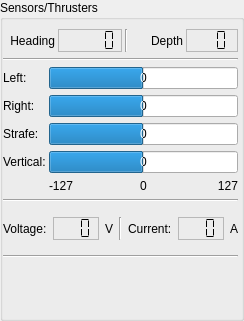
       <widget class="QGroupBox" name="statusGroupBox">
        <property name="sizePolicy">
         <sizepolicy hsizetype="Expanding" vsizetype="Expanding">
          <horstretch>0</horstretch>
          <verstretch>0</verstretch>
         </sizepolicy>
        </property>
        <property name="minimumSize">
         <size>
          <width>0</width>
          <height>290</height>
         </size>
        </property>
        <property name="acceptDrops">
         <bool>true</bool>
        </property>
        <property name="title">
         <string>Sensors/Thrusters</string>
        </property>
        <property name="flat">
         <bool>false</bool>
        </property>
        <property name="checkable">
         <bool>false</bool>
        </property>
        <layout class="QVBoxLayout" name="verticalLayout_6">
         <property name="spacing">
          <number>6</number>
         </property>
         <property name="leftMargin">
          <number>0</number>
         </property>
         <property name="topMargin">
          <number>9</number>
         </property>
         <property name="rightMargin">
          <number>3</number>
         </property>
         <property name="bottomMargin">
          <number>0</number>
         </property>
         <item>
          <layout class="QHBoxLayout" name="horizontalLayout">
           <property name="spacing">
            <number>3</number>
           </property>
           <item>
            <widget class="QLabel" name="headingLabel">
             <property name="text">
              <string>Heading</string>
             </property>
             <property name="alignment">
              <set>Qt::AlignRight|Qt::AlignTrailing|Qt::AlignVCenter</set>
             </property>
            </widget>
           </item>
           <item>
            <widget class="QLCDNumber" name="headingLcdNumber">
             <property name="frameShape">
              <enum>QFrame::StyledPanel</enum>
             </property>
             <property name="frameShadow">
              <enum>QFrame::Sunken</enum>
             </property>
             <property name="segmentStyle">
              <enum>QLCDNumber::Flat</enum>
             </property>
            </widget>
           </item>
           <item>
            <widget class="Line" name="line_3">
             <property name="orientation">
              <enum>Qt::Vertical</enum>
             </property>
            </widget>
           </item>
           <item>
            <widget class="QLabel" name="depthLabel">
             <property name="text">
              <string>Depth</string>
             </property>
             <property name="alignment">
              <set>Qt::AlignRight|Qt::AlignTrailing|Qt::AlignVCenter</set>
             </property>
            </widget>
           </item>
           <item>
            <widget class="QLCDNumber" name="depthLcdNumber">
             <property name="frameShape">
              <enum>QFrame::StyledPanel</enum>
             </property>
             <property name="frameShadow">
              <enum>QFrame::Sunken</enum>
             </property>
             <property name="smallDecimalPoint">
              <bool>false</bool>
             </property>
             <property name="numDigits">
              <number>3</number>
             </property>
             <property name="segmentStyle">
              <enum>QLCDNumber::Flat</enum>
             </property>
             <property name="value" stdset="0">
              <double>0.000000000000000</double>
             </property>
            </widget>
           </item>
          </layout>
         </item>
         <item>
          <widget class="Line" name="line">
           <property name="orientation">
            <enum>Qt::Horizontal</enum>
           </property>
          </widget>
         </item>
         <item>
          <layout class="QFormLayout" name="thrusterStatusFormLayout">
           <property name="sizeConstraint">
            <enum>QLayout::SetMinimumSize</enum>
           </property>
           <property name="fieldGrowthPolicy">
            <enum>QFormLayout::AllNonFixedFieldsGrow</enum>
           </property>
           <property name="horizontalSpacing">
            <number>3</number>
           </property>
           <item row="1" column="0">
            <widget class="QLabel" name="label_12">
             <property name="text">
              <string>Left:</string>
             </property>
            </widget>
           </item>
           <item row="1" column="1">
            <widget class="QProgressBar" name="leftThrusterProgressBar">
             <property name="minimum">
              <number>-127</number>
             </property>
             <property name="maximum">
              <number>127</number>
             </property>
             <property name="value">
              <number>0</number>
             </property>
             <property name="alignment">
              <set>Qt::AlignCenter</set>
             </property>
             <property name="invertedAppearance">
              <bool>false</bool>
             </property>
             <property name="format">
              <string>%v</string>
             </property>
            </widget>
           </item>
           <item row="2" column="0">
            <widget class="QLabel" name="label_13">
             <property name="text">
              <string>Right:</string>
             </property>
            </widget>
           </item>
           <item row="2" column="1">
            <widget class="QProgressBar" name="rightThrusterProgressBar">
             <property name="minimum">
              <number>-127</number>
             </property>
             <property name="maximum">
              <number>127</number>
             </property>
             <property name="value">
              <number>0</number>
             </property>
             <property name="alignment">
              <set>Qt::AlignCenter</set>
             </property>
             <property name="format">
              <string>%v</string>
             </property>
            </widget>
           </item>
           <item row="3" column="0">
            <widget class="QLabel" name="strafeThrusterLabel">
             <property name="text">
              <string>Strafe:</string>
             </property>
            </widget>
           </item>
           <item row="3" column="1">
            <widget class="QProgressBar" name="strafeThrusterProgressBar">
             <property name="minimum">
              <number>-127</number>
             </property>
             <property name="maximum">
              <number>127</number>
             </property>
             <property name="value">
              <number>0</number>
             </property>
             <property name="alignment">
              <set>Qt::AlignCenter</set>
             </property>
             <property name="format">
              <string>%v</string>
             </property>
            </widget>
           </item>
           <item row="4" column="0">
            <widget class="QLabel" name="label_14">
             <property name="text">
              <string>Vertical:</string>
             </property>
            </widget>
           </item>
           <item row="4" column="1">
            <widget class="QProgressBar" name="vertThrusterProgressBar">
             <property name="minimum">
              <number>-127</number>
             </property>
             <property name="maximum">
              <number>127</number>
             </property>
             <property name="value">
              <number>0</number>
             </property>
             <property name="alignment">
              <set>Qt::AlignCenter</set>
             </property>
             <property name="format">
              <string>%v</string>
             </property>
            </widget>
           </item>
           <item row="5" column="1">
            <layout class="QHBoxLayout" name="horizontalLayout_4">
             <item>
              <widget class="QLabel" name="label_3">
               <property name="text">
                <string>-127</string>
               </property>
              </widget>
             </item>
             <item>
              <widget class="QLabel" name="label_2">
               <property name="text">
                <string>0</string>
               </property>
               <property name="alignment">
                <set>Qt::AlignCenter</set>
               </property>
              </widget>
             </item>
             <item>
              <widget class="QLabel" name="label">
               <property name="text">
                <string>127</string>
               </property>
               <property name="alignment">
                <set>Qt::AlignRight|Qt::AlignTrailing|Qt::AlignVCenter</set>
               </property>
              </widget>
             </item>
            </layout>
           </item>
          </layout>
         </item>
         <item>
          <widget class="Line" name="line_10">
           <property name="orientation">
            <enum>Qt::Horizontal</enum>
           </property>
          </widget>
         </item>
         <item>
          <widget class="QWidget" name="thrusterPowerWidget" native="true">
           <layout class="QHBoxLayout" name="horizontalLayout_13">
            <property name="leftMargin">
             <number>0</number>
            </property>
            <property name="rightMargin">
             <number>0</number>
            </property>
            <item>
             <widget class="QLabel" name="label_9">
              <property name="text">
               <string>Voltage:</string>
              </property>
             </widget>
            </item>
            <item>
             <widget class="QLCDNumber" name="thVoltageLcdNumber">
              <property name="frameShape">
               <enum>QFrame::StyledPanel</enum>
              </property>
              <property name="frameShadow">
               <enum>QFrame::Sunken</enum>
              </property>
              <property name="numDigits">
               <number>3</number>
              </property>
              <property name="segmentStyle">
               <enum>QLCDNumber::Flat</enum>
              </property>
              <property name="value" stdset="0">
               <double>0.000000000000000</double>
              </property>
             </widget>
            </item>
            <item>
             <widget class="QLabel" name="label_25">
              <property name="sizePolicy">
               <sizepolicy hsizetype="Minimum" vsizetype="Preferred">
                <horstretch>0</horstretch>
                <verstretch>0</verstretch>
               </sizepolicy>
              </property>
              <property name="text">
               <string>V</string>
              </property>
             </widget>
            </item>
            <item>
             <widget class="Line" name="line_4">
              <property name="orientation">
               <enum>Qt::Vertical</enum>
              </property>
             </widget>
            </item>
            <item>
             <widget class="QLabel" name="label_16">
              <property name="text">
               <string>Current:</string>
              </property>
             </widget>
            </item>
            <item>
             <widget class="QLCDNumber" name="thCurrentLcdNumber">
              <property name="frameShape">
               <enum>QFrame::StyledPanel</enum>
              </property>
              <property name="frameShadow">
               <enum>QFrame::Sunken</enum>
              </property>
              <property name="numDigits">
               <number>3</number>
              </property>
              <property name="segmentStyle">
               <enum>QLCDNumber::Flat</enum>
              </property>
             </widget>
            </item>
            <item>
             <widget class="QLabel" name="label_26">
              <property name="sizePolicy">
               <sizepolicy hsizetype="Minimum" vsizetype="Preferred">
                <horstretch>0</horstretch>
                <verstretch>0</verstretch>
               </sizepolicy>
              </property>
              <property name="text">
               <string>A</string>
              </property>
             </widget>
            </item>
           </layout>
          </widget>
         </item>
         <item>
          <widget class="Line" name="line_11">
           <property name="orientation">
            <enum>Qt::Horizontal</enum>
           </property>
          </widget>
         </item>
         <item>
          <widget class="QLabel" name="warningLabel">
           <property name="palette">
            <palette>
             <active>
              <colorrole role="Text">
               <brush brushstyle="SolidPattern">
                <color alpha="255">
                 <red>255</red>
                 <green>0</green>
                 <blue>0</blue>
                </color>
               </brush>
              </colorrole>
             </active>
             <inactive>
              <colorrole role="Text">
               <brush brushstyle="SolidPattern">
                <color alpha="255">
                 <red>255</red>
                 <green>0</green>
                 <blue>0</blue>
                </color>
               </brush>
              </colorrole>
             </inactive>
             <disabled>
              <colorrole role="Text">
               <brush brushstyle="SolidPattern">
                <color alpha="255">
                 <red>106</red>
                 <green>104</green>
                 <blue>100</blue>
                </color>
               </brush>
              </colorrole>
             </disabled>
            </palette>
           </property>
           <property name="font">
            <font>
             <weight>75</weight>
             <bold>true</bold>
            </font>
           </property>
           <property name="text">
            <string/>
           </property>
           <property name="textFormat">
            <enum>Qt::AutoText</enum>
           </property>
          </widget>
         </item>
         <item>
          <spacer name="verticalSpacer_5">
           <property name="orientation">
            <enum>Qt::Vertical</enum>
           </property>
           <property name="sizeHint" stdset="0">
            <size>
             <width>20</width>
             <height>40</height>
            </size>
           </property>
          </spacer>
         </item>
        </layout>
       </widget>
